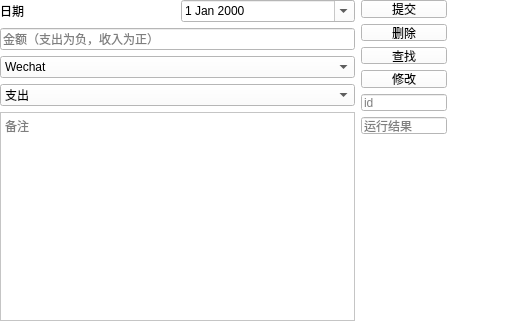
<?xml version="1.0" encoding="UTF-8"?>
<ui version="4.0">
 <class>BillRecord</class>
 <widget class="QWidget" name="BillRecord">
  <property name="geometry">
   <rect>
    <x>0</x>
    <y>0</y>
    <width>508</width>
    <height>321</height>
   </rect>
  </property>
  <property name="windowTitle">
   <string>Form</string>
  </property>
  <property name="styleSheet">
   <string notr="true">background-color: rgb(255, 255, 255);</string>
  </property>
  <widget class="QWidget" name="layoutWidget">
   <property name="geometry">
    <rect>
     <x>0</x>
     <y>0</y>
     <width>511</width>
     <height>321</height>
    </rect>
   </property>
   <layout class="QHBoxLayout" name="horizontalLayout_2">
    <item>
     <layout class="QVBoxLayout" name="verticalLayout_3">
      <item>
       <layout class="QVBoxLayout" name="verticalLayout_2">
        <item>
         <layout class="QHBoxLayout" name="horizontalLayout">
          <item>
           <widget class="QLabel" name="label">
            <property name="text">
             <string>日期</string>
            </property>
           </widget>
          </item>
          <item>
           <widget class="QDateEdit" name="date">
            <property name="calendarPopup">
             <bool>true</bool>
            </property>
           </widget>
          </item>
         </layout>
        </item>
        <item>
         <widget class="QLineEdit" name="moneyNum">
          <property name="placeholderText">
           <string>金额（支出为负，收入为正）</string>
          </property>
         </widget>
        </item>
        <item>
         <widget class="QComboBox" name="method">
          <item>
           <property name="text">
            <string>Wechat</string>
           </property>
          </item>
         </widget>
        </item>
        <item>
         <widget class="QComboBox" name="type">
          <item>
           <property name="text">
            <string>支出</string>
           </property>
          </item>
          <item>
           <property name="text">
            <string>收入</string>
           </property>
          </item>
         </widget>
        </item>
       </layout>
      </item>
      <item>
       <widget class="QTextEdit" name="note">
        <property name="placeholderText">
         <string>备注</string>
        </property>
       </widget>
      </item>
     </layout>
    </item>
    <item>
     <widget class="QWidget" name="widget" native="true">
      <property name="minimumSize">
       <size>
        <width>150</width>
        <height>0</height>
       </size>
      </property>
      <property name="styleSheet">
       <string notr="true">background-color: rgb(255, 255, 255);</string>
      </property>
      <widget class="QWidget" name="layoutWidget">
       <property name="geometry">
        <rect>
         <x>0</x>
         <y>0</y>
         <width>104</width>
         <height>134</height>
        </rect>
       </property>
       <layout class="QHBoxLayout" name="horizontalLayout_3">
        <item>
         <layout class="QVBoxLayout" name="verticalLayout">
          <item>
           <widget class="QPushButton" name="pushButton_5">
            <property name="text">
             <string>提交</string>
            </property>
           </widget>
          </item>
          <item>
           <widget class="QPushButton" name="pushButton_4">
            <property name="text">
             <string>删除</string>
            </property>
           </widget>
          </item>
          <item>
           <widget class="QPushButton" name="pushButton_3">
            <property name="text">
             <string>查找</string>
            </property>
           </widget>
          </item>
          <item>
           <widget class="QPushButton" name="pushButton_2">
            <property name="text">
             <string>修改</string>
            </property>
           </widget>
          </item>
          <item>
           <widget class="QLineEdit" name="id">
            <property name="placeholderText">
             <string>id</string>
            </property>
           </widget>
          </item>
          <item>
           <widget class="QLineEdit" name="runResult">
            <property name="readOnly">
             <bool>true</bool>
            </property>
            <property name="placeholderText">
             <string>运行结果</string>
            </property>
           </widget>
          </item>
         </layout>
        </item>
        <item>
         <spacer name="horizontalSpacer">
          <property name="orientation">
           <enum>Qt::Orientation::Horizontal</enum>
          </property>
          <property name="sizeHint" stdset="0">
           <size>
            <width>40</width>
            <height>20</height>
           </size>
          </property>
         </spacer>
        </item>
       </layout>
      </widget>
     </widget>
    </item>
   </layout>
  </widget>
 </widget>
 <resources/>
 <connections/>
</ui>
